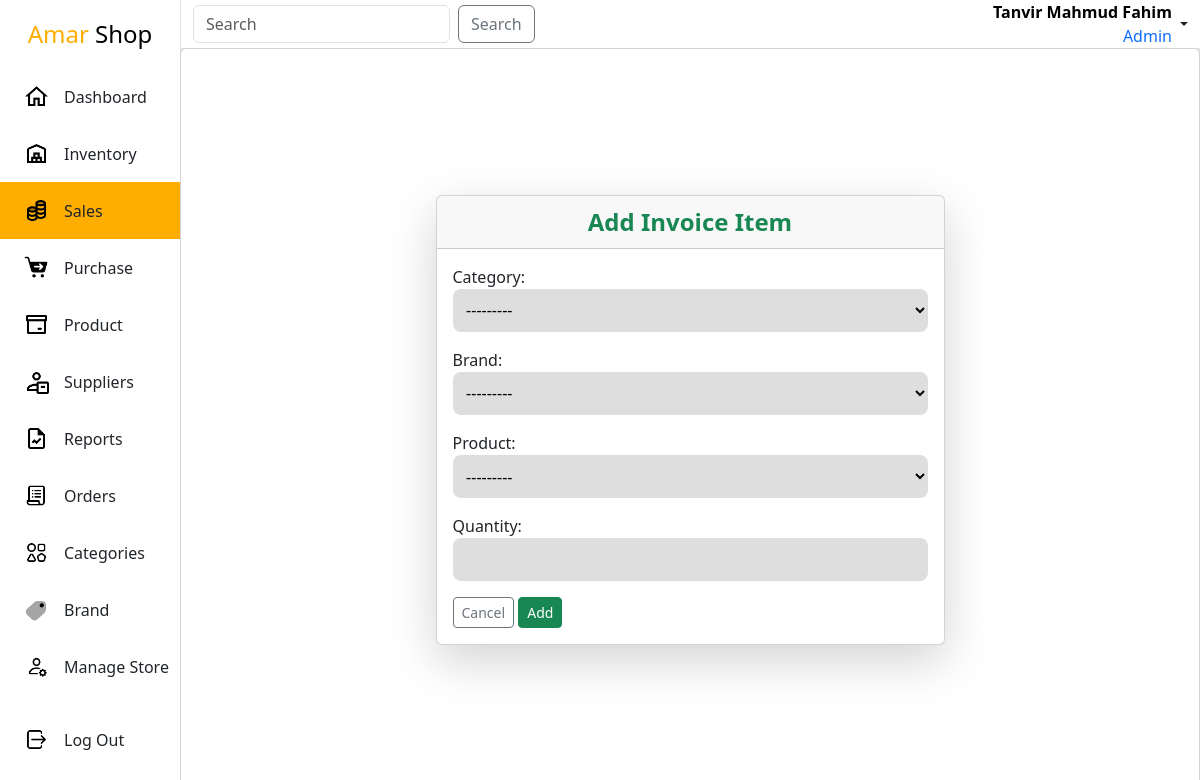
The app's page /admin-panel/sales/new-sale/19/invoice/add-item/ (signed in), older data.
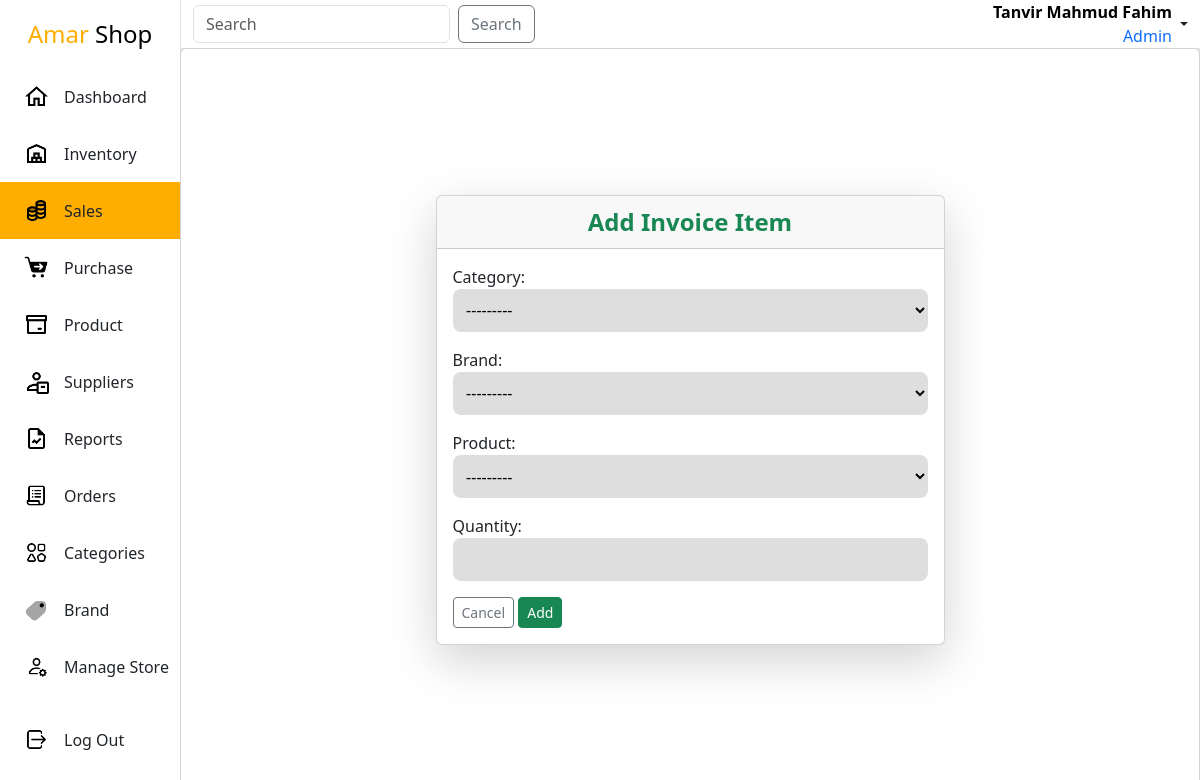
The same page, newer data.
### app/models.py (models this page shows)
class Categories(models.Model):
    category = models.CharField(max_length=255, unique=True)
    class Meta:
        ordering = ['-id']
    def __str__(self):
        return self.category

class Brand(models.Model):
    brand = models.CharField(max_length=255, unique=True)
    class Meta:
        ordering = ['-id']
    def __str__(self):
        return self.brand

### app/views.py (the view, shortened to what this page needs)
# urls.py: path('sales/new-sale/<str:pk>/invoice/add-item/',InvoiceAddItem.as_view(),name='invoice-add-item'),
class InvoiceAddItem(SuperuserRequiredMixin, CreateView):
    model = ProductLineUp
    form_class = ProductLineUpForm
    template_name = 'inventory/sales/invoiceAddItem.html'
    def get_context_data(self, **kwargs):
        context = super().get_context_data(**kwargs)
        context['email'] = self.kwargs.get('pk',None)
        return context

### app/forms.py
class ProductLineUpForm(forms.ModelForm):
    category = forms.ModelChoiceField(queryset=Categories.objects.all(), required=False)
    brand = forms.ModelChoiceField(queryset=Brand.objects.all(), required=False)
    class Meta:
        model = ProductLineUp
        fields = ['product','quantity']
    def __init__(self, *args, **kwargs):
        super().__init__(*args, **kwargs)
        self.fields['product'].queryset = Inventory.objects.all()

### app/views.py (called while the page is built)
    def test_func(self):
        if self.request.user.is_superuser:
            return self.request.user.is_superuser
        if self.request.user.is_staff:
            return self.request.user.is_staff

### templates/inventory/sales/invoiceAddItem.html (shortened to what this page needs)
{% extends "Layout.html" %}
{% load static %}
{%block link%}
    <link rel="stylesheet" href="{%static 'css/inventory.css'%}">
{%endblock link%}
{%block main%}
<div class="inventory">
    <div class="card height-100 d-flex justify-content-center align-items-center">
        <div class="card shadow-lg width-50">
            <div class="card-header text-center text-success fs-4 fw-bold">Add Invoice Item</div>
            <div class="card-body">
                <form method="post">
                    <div class="mb-3">
                        <label for="id_category">Category:</label>
                        {{ form.category }}
                    </div>
                    <div class="mb-3">
                        <label for="id_brand">Brand:</label>
                        {{ form.brand }}
                    </div>
                    <div class="mb-3">
                        <label for="id_product">Product:</label>
                        {{ form.product }}
                    </div>
                    <div class="mb-3">
                        <label for="id_quantity">Quantity:</label>
                        {{ form.quantity }}
                    </div>
                    <div>
                        <a href="{%url 'invoice-list' email%}" class="btn btn-sm btn-outline-secondary">Cancel</a>
                        <button type="submit" class="btn btn-sm btn-success">Add</button>
                    </div>
                </form>
            </div>
        </div>
    </div>
</div>
{%endblock main%}

Row changes from the older to the newer data that the page shows:
added Categories: category "---------"
added Brand: brand "---------"
Text that changed along with them:
form field category: "---------" → (not shown)
form field brand: "---------" → (not shown)
